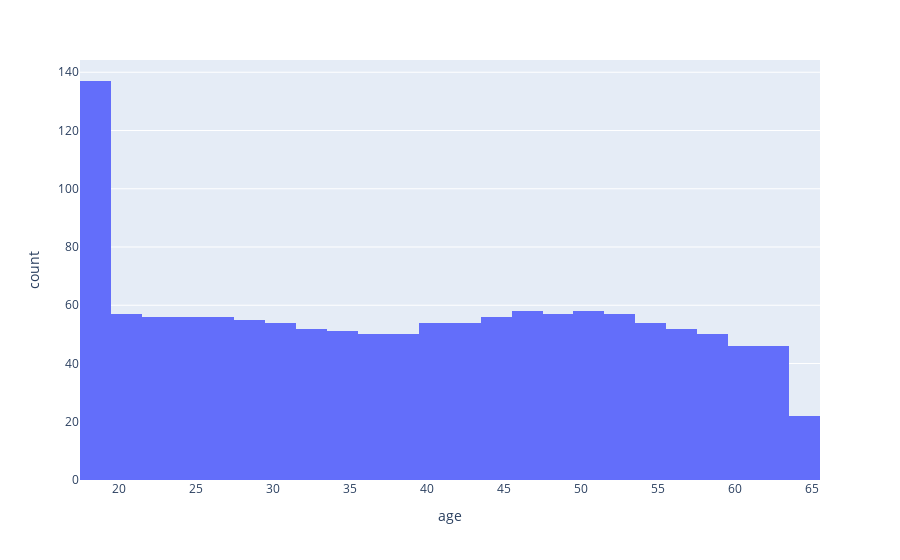

The cell this chart's notebook holds for it:
### Markdown cell above
__Visualize age distribution__

### Code cell
import plotly.express as px
fig = px.histogram(df, x="age")
fig.show()

### Figure 1 — Plotly figure (JSON) as saved in the notebook; plotly's stock layout.template omitted (floating-point values rounded to 4 significant figures; data arrays with more than 128 entries replaced by an {"elided": "..."} marker saying what was removed)
{"data": [{"alignmentgroup": "True", "bingroup": "x", "hovertemplate": "age=%{x}<br>count=%{y}<extra></extra>", "legendgroup": "", "marker": {"color": "#636efa"}, "name": "", "offsetgroup": "", "orientation": "v", "showlegend": false, "type": "histogram", "x": {"elided": "1338 int values"}, "xaxis": "x", "yaxis": "y"}], "layout": {"barmode": "relative", "legend": {"tracegroupgap": 0}, "margin": {"t": 60}, "xaxis": {"anchor": "y", "domain": [0, 1], "title": {"text": "age"}}, "yaxis": {"anchor": "x", "domain": [0, 1], "title": {"text": "count"}}}}
